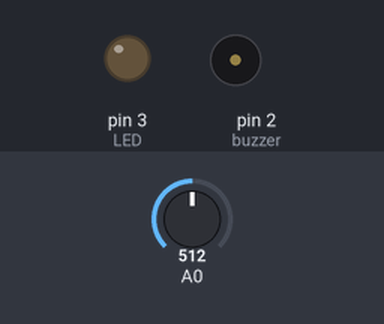
Simulated run of this sketch. Board: Arduino Uno, built with avr-gcc and run on an emulated ATmega328P. On the bench: output pins drawn as LEDs (lit = HIGH), buzzer (waves = sounding). The test bench sets the inputs (shaded band); at power-on: A0 = 512.

Above: at 1.2 s.
1.3 s: A0 set to 535
At 1.7 s:
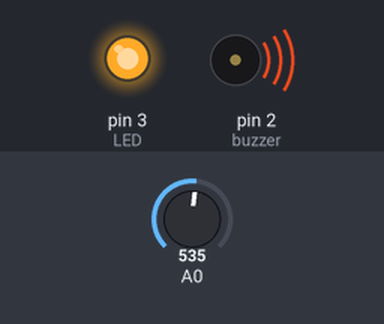
2.8 s: A0 set to 511
At 4.0 s:
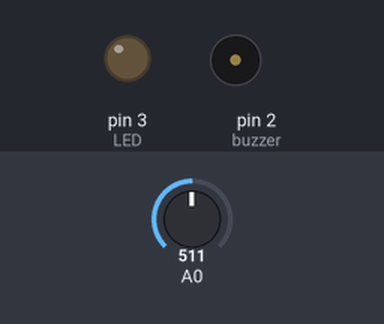
4.3 s: A0 set to 716
At 5.2 s:
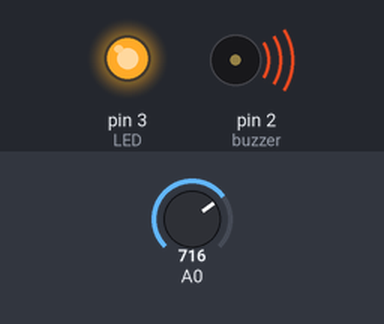
Timing chart, 0 to 7.3 s (numbered marks = the images above; inputs shaded):
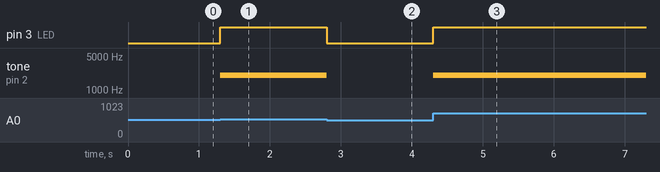

Measured:
- the behaviour switches between 521 and 522 on A0 (found by bisection; images 0 and 1)
- after the input at 1.3 s, pin 3 (LED): LOW → HIGH at once; tone on pin 2 (buzzer): silent → 2000 Hz at once
- after the input at 2.8 s, pin 3 (LED): HIGH → LOW at once; tone on pin 2 (buzzer): 2000 Hz → silent at once
- after the input at 4.3 s, pin 3 (LED): LOW → HIGH at once; tone on pin 2 (buzzer): silent → 2000 Hz at once

The sketch:

myCircuit.ino
```cpp
const int LED = 3;
const int buzzer = 2;


void setup() {
  // put your setup code here, to run once:
  pinMode(LED, OUTPUT);
  pinMode(buzzer, OUTPUT);
}

void loop() {
  // put your main code here, to run repeatedly:
  int lightValue = analogRead(A0);
  lightValue = map(lightValue, 0, 1023, 0, 100);
  if (lightValue > 50) {                             // This sets off the buzzer and led if the lightValue(mapped) > 50
    digitalWrite(LED, HIGH);
    tone(buzzer, 2000);
  } else{                                           // This turns the led and buzzer off if the light value is not > 50
    digitalWrite(LED, LOW);
    noTone(buzzer);
    }
}
```
